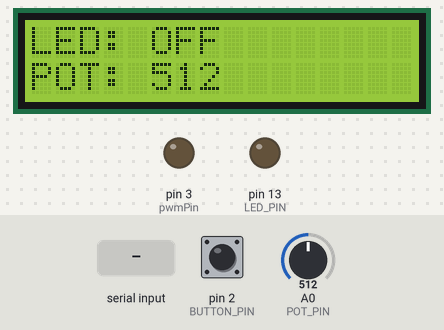
The sketch below on a simulated Arduino Uno, built with avr-gcc and run on an emulated ATmega328P. On the bench: 16×2 character LCD, output pins drawn as LEDs (lit = HIGH). Inputs (shaded band) come from the test bench; at power-on: pin 2 (BUTTON_PIN) HIGH, A0 (POT_PIN) = 512. What the sketch prints to the serial monitor is not drawn.

Above: at 1.2 s.
1.3 s: pin 2 (BUTTON_PIN) pulled LOW for 0.15 s
At 2.5 s:
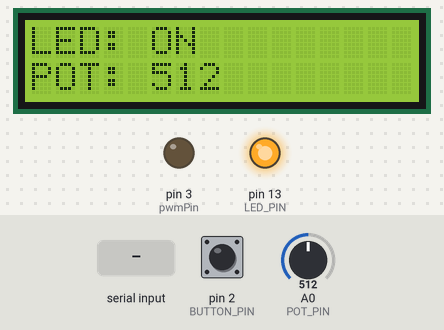
2.9 s: "OFF\n" received over Serial
At 2.91 s:
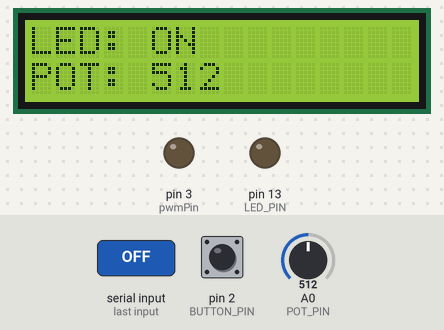
4.4 s: A0 (POT_PIN) set to 716
At 5.5 s:
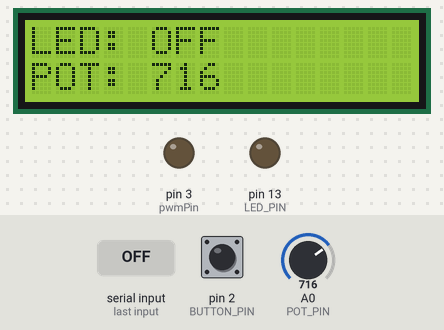
6.0 s: pin 2 (BUTTON_PIN) pulled LOW for 1 s
At 6.3 s:
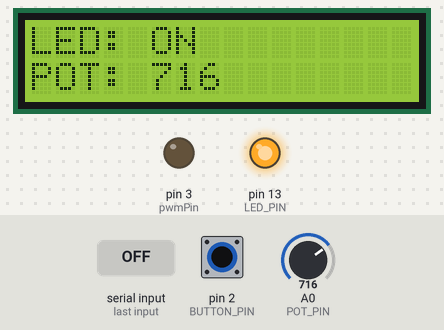
8.5 s: A0 (POT_PIN) set to 900
At 9.8 s:
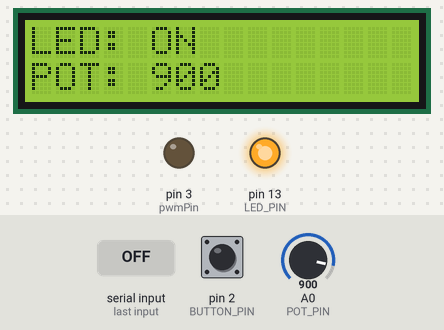
10.1 s: A0 (POT_PIN) set to 1023
At 11.1 s:
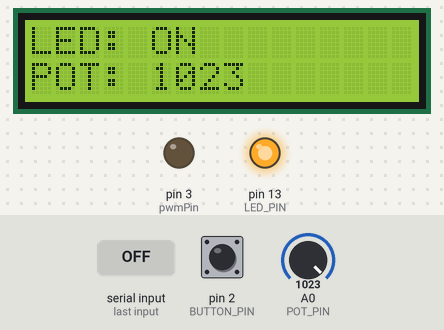
Timing chart, 0 to 12.7 s (numbered marks = the images above; inputs shaded):
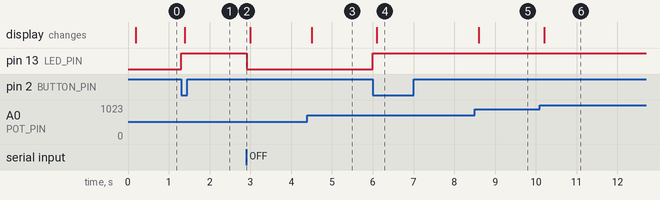

Measured:
- after the input at 1.3 s, pin 13 (LED_PIN): LOW → HIGH at once; the display: changes after 0.09 s (image 1)
- after the input at 2.9 s, pin 13 (LED_PIN): HIGH → LOW at once
- after the input at 4.4 s, the display: changes after 0.10 s (image 3)
- after the input at 6.0 s, pin 13 (LED_PIN): LOW → HIGH at once; the display: changes after 0.09 s (image 4)
- after the input at 8.5 s, the display: changes after 0.10 s (image 5)
- after the input at 10.1 s, the display: changes after 0.11 s (image 6)

The sketch:

p5.js_assignment.ino
```cpp
#include <TaskScheduler.h>
#include <LiquidCrystal_I2C.h>

// =====================================
// 1. Pin Settings
// =====================================
const int pwmPin = 3;
const uint8_t BUTTON_PIN = 2;
const uint8_t LED_PIN    = 13;
const uint8_t POT_PIN    = A0;

// LCD: I2C Address 0x27, 16 columns, 2 rows
LiquidCrystal_I2C lcd(0x27, 16, 2);

// =====================================
// 2. Global Variables
// =====================================
bool ledState = false;

// Last reported potentiometer value
int potValue = -1;

// Minimum potentiometer change
const int POT_THRESHOLD = 5;

// Interrupt variables
volatile bool buttonEvent = false;
volatile unsigned long lastInterruptTime = 0;

// Button debounce interval
const unsigned long DEBOUNCE_MS = 100;

// =====================================
// 3. Function Declarations
// =====================================
void buttonISR();
void taskButtonCallback();
void taskPotCallback();
void taskSerialCallback();
void taskLCDCallback();
void setLED(bool state);

// =====================================
// 4. TaskScheduler
// =====================================
Scheduler runner;

// Button event processing: 10 ms
Task tButton(
  10, TASK_FOREVER,
  &taskButtonCallback, &runner, true
);

// Potentiometer measurement: 100 ms
Task tPot(
  100, TASK_FOREVER,
  &taskPotCallback, &runner, true
);

// Serial command processing: 500 ms
Task tSerial(
  10, TASK_FOREVER,
  &taskSerialCallback, &runner, true
);

// LCD updating: 100 ms
Task tLCD(
  100, TASK_FOREVER,
  &taskLCDCallback, &runner, true
);

// =====================================
// 5. External Interrupt (D2)
// =====================================
void buttonISR() {
  unsigned long now = millis();

  if (now - lastInterruptTime >= DEBOUNCE_MS) {
    buttonEvent = true;
    lastInterruptTime = now;
  }
}

// =====================================
// 6. LED Control
// =====================================
void setLED(bool state) {

  // Do nothing if LED state is unchanged
  if (ledState == state) {
    return;
  }

  ledState = state;

  digitalWrite(
    LED_PIN,
    ledState ? HIGH : LOW
  );

  // Report LED status
  Serial.print("LED: ");
  Serial.println(ledState ? "ON" : "OFF");
}

// =====================================
// 7. Task 1: Button Event
// =====================================
void taskButtonCallback() {
  bool event = false;

  // Safely read and clear interrupt flag
  noInterrupts();

  if (buttonEvent) {
    event = true;
    buttonEvent = false;
  }

  interrupts();

  if (event) {
    setLED(!ledState);
  }
}

// =====================================
// 8. Task 2: Potentiometer
//    Measurement interval: 100 ms
//    Report only if change >= 3
// =====================================
void taskPotCallback() {

  int value = analogRead(POT_PIN);

  // First measurement OR change >= 3
  if (potValue == -1 ||
      abs(value - potValue) >= POT_THRESHOLD) {

    // Update last reported value
    potValue = value;

    // Report potentiometer value
    Serial.print("POT: ");
    Serial.println(potValue);
  }
}

// =====================================
// 9. Task 3: Serial Communication
//    Check interval: 500 ms
//    Commands: ON / OFF
// =====================================
void taskSerialCallback() {

  static char command[8];
  static uint8_t index = 0;
  static bool overflow = false;

  while (Serial.available() > 0) {

    char c = Serial.read();

    // End of command
    if (c == '\n' || c == '\r') {

      if (overflow) {
        Serial.println("Command too long");
      }
      else if (index > 0) {

        command[index] = '\0';

        if (strcmp(command, "ON") == 0) {
          setLED(true);
        }
        else if (strcmp(command, "OFF") == 0) {
          setLED(false);
        }
        else if (strncmp(command, "PWM:",4) == 0) {
          int bright = atoi(command+4);
          analogWrite(pwmPin, bright);
        }
        else {
          Serial.println("Invalid command");
        }
      }

      index = 0;
      overflow = false;
    }
    else if (!overflow) {

      // Convert lowercase to uppercase
      if (c >= 'a' && c <= 'z') {
        c -= ('a' - 'A');
      }

      if (index < sizeof(command) - 1) {
        command[index++] = c;
      }
      else {
        index = 0;
        overflow = true;
      }
    }
  }
}

// =====================================
// 10. Task 4: LCD Display
//     Update interval: 100 ms
// =====================================
void taskLCDCallback() {

  static bool previousLED = false;
  static int previousPOT = -1;
  static bool firstUpdate = true;

  // LCD Line 1: LED Status
  if (firstUpdate || ledState != previousLED) {

    lcd.setCursor(0, 0);

    if (ledState) {
      lcd.print("LED: ON         ");
    }
    else {
      lcd.print("LED: OFF        ");
    }

    previousLED = ledState;
  }

  // LCD Line 2: Potentiometer Value
  if (firstUpdate || potValue != previousPOT) {

    lcd.setCursor(0, 1);

    lcd.print("POT: ");
    if (potValue < 0) {
      lcd.print("----");
    }
    else {
      lcd.print(potValue);
    }
    lcd.print("          ");

    previousPOT = potValue;
  }

  firstUpdate = false;
}

// =====================================
// 11. Setup
// =====================================
void setup() {

  // Serial communication
  Serial.begin(9600);

  // Pin configuration
  pinMode(BUTTON_PIN, INPUT_PULLUP);
  pinMode(LED_PIN, OUTPUT);
  pinMode(POT_PIN, INPUT);
  pinMode(pwmPin, OUTPUT);
  analogWrite(pwmPin, 0);

  digitalWrite(LED_PIN, LOW);

  // LCD initialization
  lcd.init();
  lcd.backlight();
  lcd.clear();

  lcd.setCursor(0, 0);
  lcd.print("LED: OFF");

  lcd.setCursor(0, 1);
  lcd.print("POT: ----");

  // Initialize debounce timer
  lastInterruptTime = millis() - DEBOUNCE_MS;

  // External interrupt
  attachInterrupt(
    digitalPinToInterrupt(BUTTON_PIN),
    buttonISR,
    FALLING
  );

  // Startup messages
  Serial.println("System Ready");
  Serial.println("Commands: ON / OFF");
  Serial.println("LED: OFF");
}

// =====================================
// 12. Main Loop
// =====================================
void loop() {

  runner.execute();

}
```
